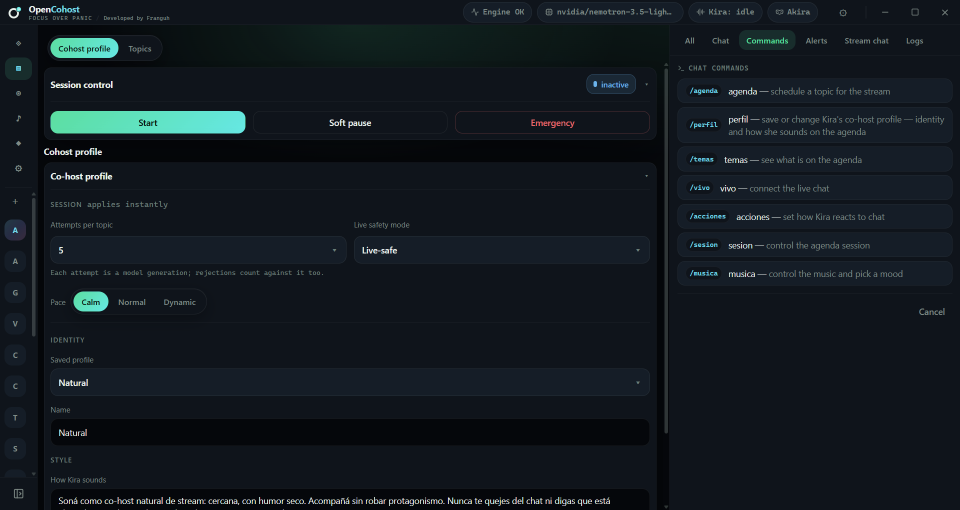
#> input picture pictures/AgendaPanel.png, 1919 x 1020 px (shown at 1/2 size)
$ python optimize-boot-art.py ../pictures/AgendaPanel.png
#> lines starting #> are read from the running program, lines starting #| are printed output that depends on the picture
#!/usr/bin/env python
"""Optimize boot memory-wall source art into web-ready WebP tiles.

Reads an ordered list of source PNGs (kept OUTSIDE the repo, read-only) passed
as argv, downscales each to max-width 960 with LANCZOS, strips metadata,
flattens onto the app's near-black ground (--void #05070b) and writes lossy
WebP (quality 70) to public/boot/kira-01.webp … kira-08.webp.

The output order is stable and IS the contract: argv order maps 1:1 to
BOOT_COLLAGE_ART in src/ui/BootCollage.tsx, so pass exactly 8 source paths in
the order they should appear.

Run with the project interpreter, e.g.:
    python scripts/optimize-boot-art.py <src1.png> <src2.png> ... <src8.png>
"""

from __future__ import annotations

import sys
from pathlib import Path

MAX_WIDTH = 960
WEBP_QUALITY = 70
VOID_RGB = (5, 7, 11)  # --void, so any transparent art flattens to the app ground


def _human(nbytes: int) -> str:
    return f"{nbytes / 1024:.0f} KB" if nbytes < 1024 * 1024 else f"{nbytes / 1024 / 1024:.2f} MB"


def optimize(sources: list[str], out_dir: Path) -> int:
    try:
        from PIL import Image
    except ImportError:
        print("ERROR: Pillow (PIL) is not available in this interpreter.", file=sys.stderr)
        print("Install it in the project env, then re-run. Not auto-installing.", file=sys.stderr)
        return 1

    out_dir.mkdir(parents=True, exist_ok=True)
    print(f"{'file':<16} {'source':>12} {'webp':>12} {'saved':>8}")
    print("-" * 52)

    failures = 0
    for index, src_path in enumerate(sources, start=1):
        src = Path(src_path)
        dst = out_dir / f"kira-{index:02d}.webp"
        if not src.is_file():
            print(f"{dst.name:<16} {'MISSING':>12} — source not found: {src}")
            failures += 1
            continue

        before = src.stat().st_size
        with Image.open(src) as img:
#> img is the input picture: PIL image 1919x1020 RGB; mean R, G, B 18.4, 25.8, 31.9
            img = img.convert("RGBA")
#> img: PIL image 1919x1020 RGBA
            if img.width > MAX_WIDTH:
                height = round(img.height * MAX_WIDTH / img.width)
#> height = 510
                img = img.resize((MAX_WIDTH, height), Image.Resampling.LANCZOS)
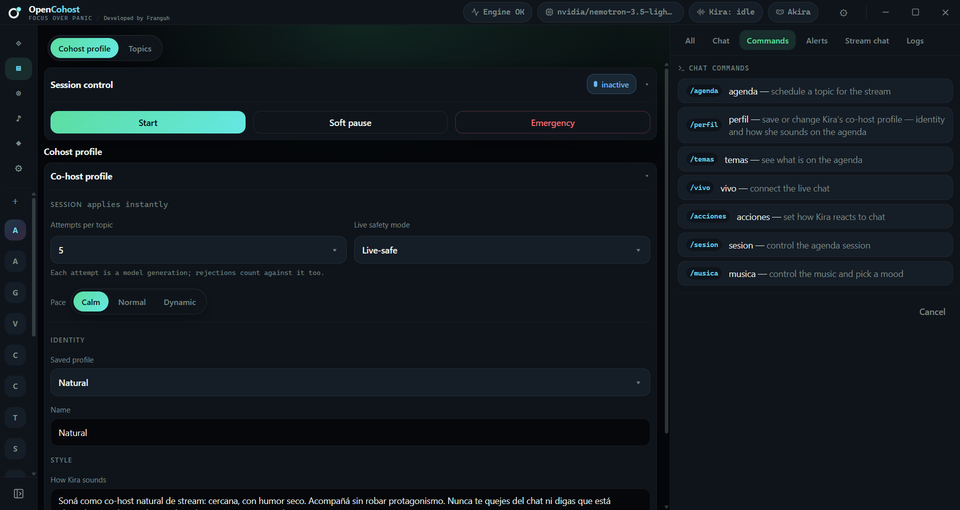
#> img: PIL image 960x510 RGBA; mean R, G, B, A 18.4, 25.8, 31.9, 255
            ground = Image.new("RGB", img.size, VOID_RGB)
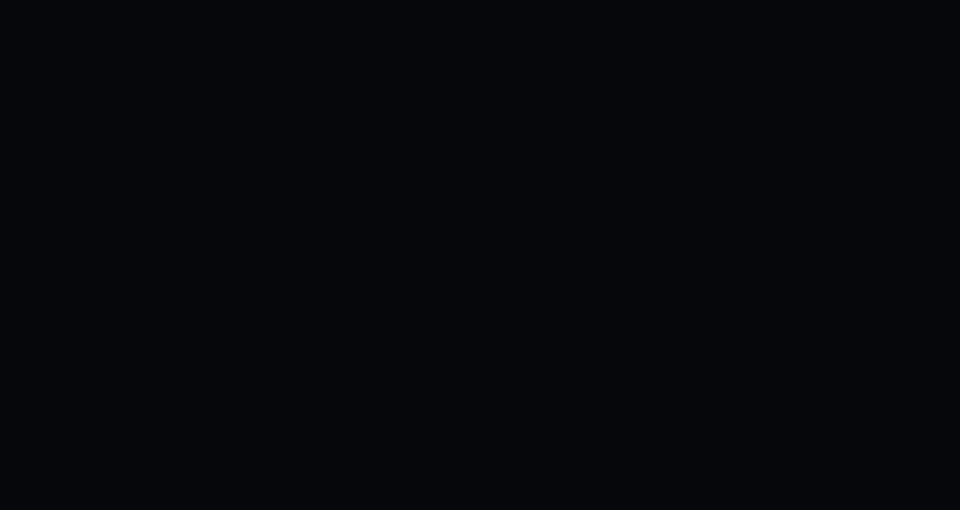
#> ground: PIL image 960x510 RGB; mean R, G, B 5, 7, 11
            ground.paste(img, mask=img.getchannel("A"))
            # New image carries no source metadata (exif/icc); nothing extra passed to save.
            ground.save(dst, format="WEBP", quality=WEBP_QUALITY, method=6)

#> (the run stopped early here; a loop or call above may not have finished)
